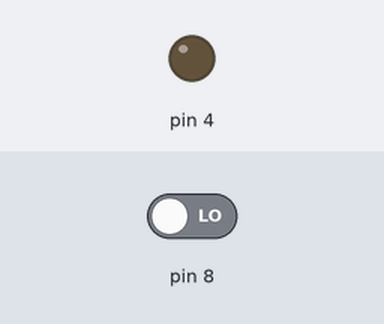
Bench run of a sketch on a simulated Arduino Uno, built with avr-gcc and run on an emulated ATmega328P. Parts: output pins drawn as LEDs (lit = HIGH). The test bench sets the inputs (shaded band); at power-on: pin 8 LOW.

Above: at 1.2 s.
1.3 s: pin 8 driven HIGH
At 1.7 s:
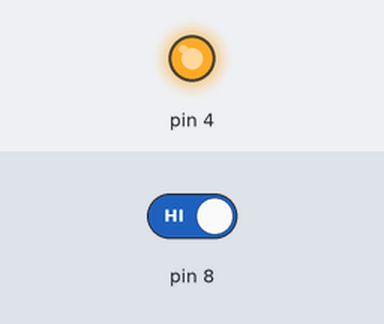
2.8 s: pin 8 driven LOW
At 4.0 s:
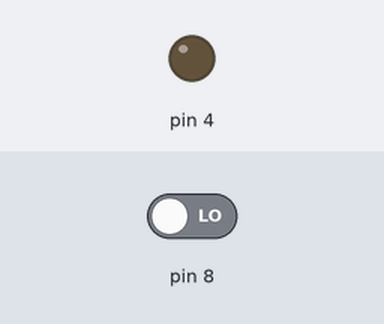
Timing chart, 0 to 5.8 s (numbered marks = the images above; inputs shaded):
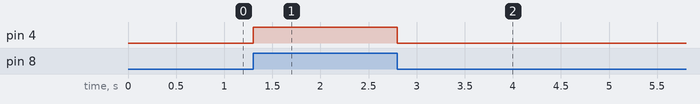

Measured:
- after the input at 1.3 s, pin 4: LOW → HIGH at once
- after the input at 2.8 s, pin 4: HIGH → LOW at once

The sketch:

degitalPin.ino
```cpp
byte a;
void setup() {
  // put your setup code here, to run once:
  pinMode(8, INPUT);
  pinMode(4, OUTPUT);

}

void loop() {
  // put your main code here, to run repeatedly:

  a = digitalRead(8); //pin Number
  if( a == HIGH){

    digitalWrite(4, HIGH);
  }
  else{
    digitalWrite(4, LOW);
  }


}
```
